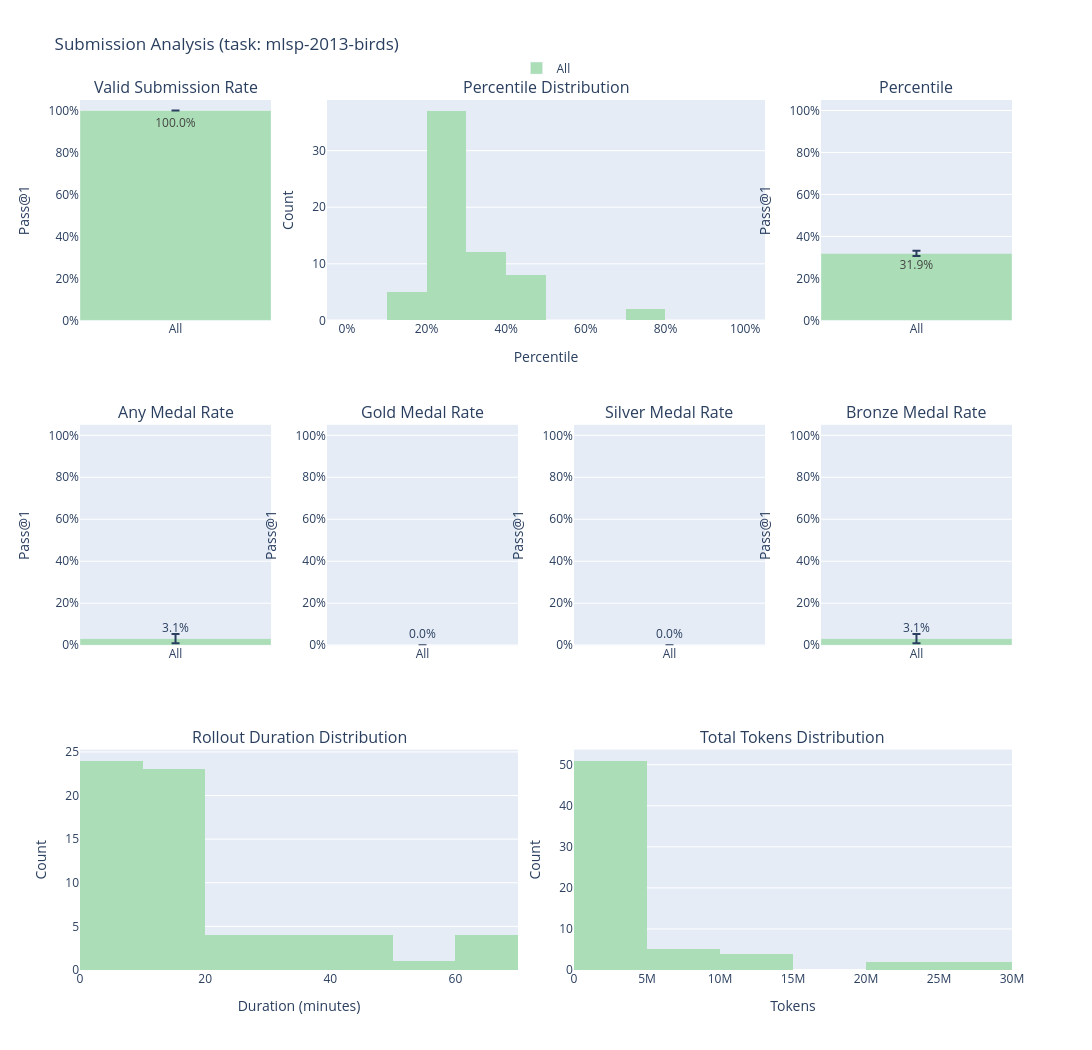
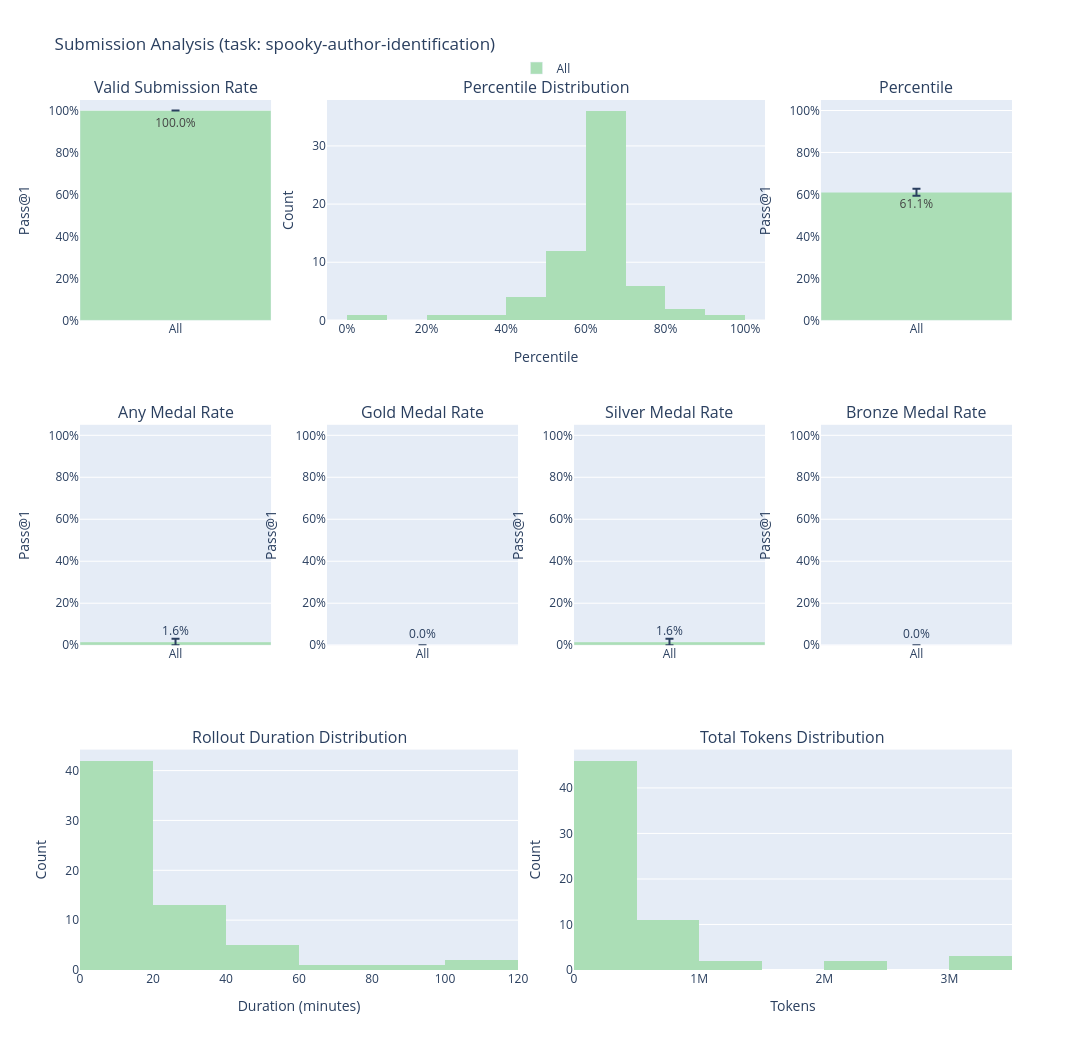

The code cell stored with these charts, in order, in its notebook:
### Code cell
# Plot metric distribution - SEPARATE plot for each task
# Get all unique task names
task_names = df_processed['task_name'].unique().tolist()
print(f"Found {len(task_names)} tasks: {task_names}")

# This will create a separate 7-panel plot for EACH task
plot_metric_distribution(df_processed, task_name=task_names, labels=["All"])

### Figure 1 — Plotly figure (JSON) as saved in the notebook; plotly's stock layout.template omitted (floating-point values rounded to 4 significant figures)
{"data": [{"error_y": {"array": [0], "type": "data", "visible": true}, "legendgroup": "All", "marker": {"color": "rgb(171,222,182)"}, "name": "All", "showlegend": true, "text": ["100.0%"], "textposition": "auto", "type": "bar", "x": ["All"], "xaxis": "x", "y": [100], "yaxis": "y"}, {"legendgroup": "All", "marker": {"color": "rgb(171,222,182)"}, "name": "All", "nbinsx": 10, "showlegend": false, "type": "histogram", "x": [0.284, 0.284, 0.2963, 0.4074, 0.284, 0.2222, 0.3457, 0.284, 0.3951, 0.284, 0.4074, 0.321, 0.2716, 0.284, 0.4074, 0.284, 0.4074, 0.3951, 0.284, 0.2716, 0.3333, 0.284, 0.284, 0.2963, 0.284, 0.3333, 0.3951, 0.284, 0.3457, 0.3457, 0.7654, 0.284, 0.2469, 0.284, 0.1975, 0.4938, 0.2716, 0.3333, 0.4074, 0.284, 0.284, 0.2716, 0.2716, 0.2716, 0.284, 0.284, 0.284, 0.284, 0.284, 0.7654, 0.284, 0.2716, 0.1728, 0.321, 0.284, 0.4074, 0.284, 0.4321, 0.1728, 0.2963, 0.284, 0.3951, 0.1852, 0.1852], "xaxis": "x2", "yaxis": "y2"}, {"error_y": {"array": [1.28], "type": "data", "visible": true}, "legendgroup": "All", "marker": {"color": "rgb(171,222,182)"}, "name": "All", "showlegend": false, "text": ["31.9%"], "textposition": "auto", "type": "bar", "x": ["All"], "xaxis": "x3", "y": [31.93], "yaxis": "y3"}, {"error_y": {"array": [2.175], "type": "data", "visible": true}, "legendgroup": "All", "marker": {"color": "rgb(171,222,182)"}, "name": "All", "showlegend": false, "text": ["3.1%"], "textposition": "outside", "type": "bar", "x": ["All"], "xaxis": "x4", "y": [3.125], "yaxis": "y4"}, {"error_y": {"array": [0], "type": "data", "visible": true}, "legendgroup": "All", "marker": {"color": "rgb(171,222,182)"}, "name": "All", "showlegend": false, "text": ["0.0%"], "textposition": "outside", "type": "bar", "x": ["All"], "xaxis": "x5", "y": [0], "yaxis": "y5"}, {"error_y": {"array": [0], "type": "data", "visible": true}, "legendgroup": "All", "marker": {"color": "rgb(171,222,182)"}, "name": "All", "showlegend": false, "text": ["0.0%"], "textposition": "outside", "type": "bar", "x": ["All"], "xaxis": "x6", "y": [0], "yaxis": "y6"}, {"error_y": {"array": [2.175], "type": "data", "visible": true}, "legendgroup": "All", "marker": {"color": "rgb(171,222,182)"}, "name": "All", "showlegend": false, "text": ["3.1%"], "textposition": "outside", "type": "bar", "x": ["All"], "xaxis": "x7", "y": [3.125], "yaxis": "y7"}, {"legendgroup": "All", "marker": {"color": "rgb(171,222,182)"}, "name": "All", "nbinsx": 10, "showlegend": false, "type": "histogram", "x": [3.944, 4.786, 4.67, 3.32, 9.692, 9.818, 9.919, 6.444, 10.81, 6.495, 12.84, 7.433, 14.85, 15.14, 10.28, 15.85, 6.012, 5.486, 7.361, 8.807, 8.054, 4.367, 10.41, 11.62, 5.994, 10.95, 16.01, 11.73, 15.23, 13.48, 6.063, 18.76, 8.932, 29.62, 19.81, 12.06, 31.46, 4.965, 11.7, 28.85, 24.72, 6.697, 7.676, 18.36, 5.821, 17.06, 8.196, 34.55, 10.97, 16.21, 47.04, 15.72, 49.69, 28.17, 18.55, 32.24, 42.02, 38.71, 41.94, 61.71, 67.92, 63.39, 55.88, 68.5], "xaxis": "x8", "yaxis": "y8"}, {"legendgroup": "All", "marker": {"color": "rgb(171,222,182)"}, "name": "All", "nbinsx": 10, "showlegend": false, "type": "histogram", "x": [356012, 565829, 236491, 253819, 935162, 1291598, 1438835, 582988, 850906, 479375, 1465279, 570248, 1982204, 1613737, 1758693, 1279053, 945001, 773996, 943888, 651439, 690982, 526899, 806697, 1626491, 399257, 848374, 2298006, 1253107, 2196191, 949261, 293299, 3238353, 1102441, 5840420, 1911492, 1331658, 6426868, 482697, 1451463, 1210548, 1590265, 523696, 650205, 3343878, 366051, 2515141, 528378, 9552588, 1016424, 1355858, 2298944, 2472567, 13617971, 5415176, 3382853, 6236036, 10238059, 10401821, 10644986, 2455958, 27268281, 24906024, 24006303, 29199973], "xaxis": "x9", "yaxis": "y9"}], "layout": {"annotations": [{"font": {"size": 16}, "showarrow": false, "text": "Valid Submission Rate", "x": 0.1025, "xanchor": "center", "xref": "paper", "y": 1, "yanchor": "bottom", "yref": "paper"}, {"font": {"size": 16}, "showarrow": false, "text": "Percentile Distribution", "x": 0.5, "xanchor": "center", "xref": "paper", "y": 1, "yanchor": "bottom", "yref": "paper"}, {"font": {"size": 16}, "showarrow": false, "text": "Percentile", "x": 0.8975, "xanchor": "center", "xref": "paper", "y": 1, "yanchor": "bottom", "yref": "paper"}, {"font": {"size": 16}, "showarrow": false, "text": "Any Medal Rate", "x": 0.1025, "xanchor": "center", "xref": "paper", "y": 0.6267, "yanchor": "bottom", "yref": "paper"}, {"font": {"size": 16}, "showarrow": false, "text": "Gold Medal Rate", "x": 0.3675, "xanchor": "center", "xref": "paper", "y": 0.6267, "yanchor": "bottom", "yref": "paper"}, {"font": {"size": 16}, "showarrow": false, "text": "Silver Medal Rate", "x": 0.6325, "xanchor": "center", "xref": "paper", "y": 0.6267, "yanchor": "bottom", "yref": "paper"}, {"font": {"size": 16}, "showarrow": false, "text": "Bronze Medal Rate", "x": 0.8975, "xanchor": "center", "xref": "paper", "y": 0.6267, "yanchor": "bottom", "yref": "paper"}, {"font": {"size": 16}, "showarrow": false, "text": "Rollout Duration Distribution", "x": 0.235, "xanchor": "center", "xref": "paper", "y": 0.2533, "yanchor": "bottom", "yref": "paper"}, {"font": {"size": 16}, "showarrow": false, "text": "Total Tokens Distribution", "x": 0.765, "xanchor": "center", "xref": "paper", "y": 0.2533, "yanchor": "bottom", "yref": "paper"}], "barmode": "group", "height": 1050, "legend": {"orientation": "h", "x": 0.5, "xanchor": "center", "y": 1.02, "yanchor": "bottom"}, "showlegend": true, "title": {"text": "Submission Analysis (task: mlsp-2013-birds)"}, "width": 1400, "xaxis": {"anchor": "y", "domain": [0, 0.205]}, "xaxis2": {"anchor": "y2", "domain": [0.265, 0.735], "range": [-0.05, 1.05], "tickformat": ".0%", "title": {"text": "Percentile"}}, "xaxis3": {"anchor": "y3", "domain": [0.795, 1]}, "xaxis4": {"anchor": "y4", "domain": [0, 0.205]}, "xaxis5": {"anchor": "y5", "domain": [0.265, 0.47]}, "xaxis6": {"anchor": "y6", "domain": [0.53, 0.735]}, "xaxis7": {"anchor": "y7", "domain": [0.795, 1]}, "xaxis8": {"anchor": "y8", "domain": [0, 0.47], "title": {"text": "Duration (minutes)"}}, "xaxis9": {"anchor": "y9", "domain": [0.53, 1], "title": {"text": "Tokens"}}, "yaxis": {"anchor": "x", "domain": [0.7467, 1], "range": [0, 105], "ticksuffix": "%", "title": {"text": "Pass@1"}}, "yaxis2": {"anchor": "x2", "domain": [0.7467, 1], "title": {"text": "Count"}}, "yaxis3": {"anchor": "x3", "domain": [0.7467, 1], "range": [0, 105], "ticksuffix": "%", "title": {"text": "Pass@1"}}, "yaxis4": {"anchor": "x4", "domain": [0.3733, 0.6267], "range": [0, 105], "ticksuffix": "%", "title": {"text": "Pass@1"}}, "yaxis5": {"anchor": "x5", "domain": [0.3733, 0.6267], "range": [0, 105], "ticksuffix": "%", "title": {"text": "Pass@1"}}, "yaxis6": {"anchor": "x6", "domain": [0.3733, 0.6267], "range": [0, 105], "ticksuffix": "%", "title": {"text": "Pass@1"}}, "yaxis7": {"anchor": "x7", "domain": [0.3733, 0.6267], "range": [0, 105], "ticksuffix": "%", "title": {"text": "Pass@1"}}, "yaxis8": {"anchor": "x8", "domain": [0, 0.2533], "title": {"text": "Count"}}, "yaxis9": {"anchor": "x9", "domain": [0, 0.2533], "title": {"text": "Count"}}}}

### Figure 2 — Plotly figure (JSON) as saved in the notebook; plotly's stock layout.template omitted (floating-point values rounded to 4 significant figures)
{"data": [{"error_y": {"array": [0], "type": "data", "visible": true}, "legendgroup": "All", "marker": {"color": "rgb(171,222,182)"}, "name": "All", "showlegend": true, "text": ["100.0%"], "textposition": "auto", "type": "bar", "x": ["All"], "xaxis": "x", "y": [100], "yaxis": "y"}, {"legendgroup": "All", "marker": {"color": "rgb(171,222,182)"}, "name": "All", "nbinsx": 10, "showlegend": false, "type": "histogram", "x": [0.7399, 0.6087, 0.6345, 0.6111, 0.5056, 0.7279, 0.5773, 0.3688, 0.5129, 0.6087, 0.6006, 0.6675, 0.4283, 0.6176, 0.6844, 0.6634, 0.8333, 0.6288, 0.4573, 0.6288, 0.5121, 0.7641, 0.5185, 0.6224, 0.632, 0.8357, 0.6272, 0.6272, 0.6272, 0.6425, 0.6296, 0.6457, 0.4533, 0.6828, 0.6272, 0.5604, 0.2593, 0.5016, 0.9517, 0.7729, 0.5958, 0.00161, 0.7689, 0.6208, 0.5435, 0.6047, 0.6852, 0.6393, 0.475, 0.6626, 0.5169, 0.6506, 0.6763, 0.657, 0.6006, 0.6288, 0.5862, 0.6538, 0.6345, 0.649, 0.6795, 0.6449, 0.5741, 0.7415], "xaxis": "x2", "yaxis": "y2"}, {"error_y": {"array": [1.647], "type": "data", "visible": true}, "legendgroup": "All", "marker": {"color": "rgb(171,222,182)"}, "name": "All", "showlegend": false, "text": ["61.1%"], "textposition": "auto", "type": "bar", "x": ["All"], "xaxis": "x3", "y": [61.08], "yaxis": "y3"}, {"error_y": {"array": [1.55], "type": "data", "visible": true}, "legendgroup": "All", "marker": {"color": "rgb(171,222,182)"}, "name": "All", "showlegend": false, "text": ["1.6%"], "textposition": "outside", "type": "bar", "x": ["All"], "xaxis": "x4", "y": [1.562], "yaxis": "y4"}, {"error_y": {"array": [0], "type": "data", "visible": true}, "legendgroup": "All", "marker": {"color": "rgb(171,222,182)"}, "name": "All", "showlegend": false, "text": ["0.0%"], "textposition": "outside", "type": "bar", "x": ["All"], "xaxis": "x5", "y": [0], "yaxis": "y5"}, {"error_y": {"array": [1.55], "type": "data", "visible": true}, "legendgroup": "All", "marker": {"color": "rgb(171,222,182)"}, "name": "All", "showlegend": false, "text": ["1.6%"], "textposition": "outside", "type": "bar", "x": ["All"], "xaxis": "x6", "y": [1.562], "yaxis": "y6"}, {"error_y": {"array": [0], "type": "data", "visible": true}, "legendgroup": "All", "marker": {"color": "rgb(171,222,182)"}, "name": "All", "showlegend": false, "text": ["0.0%"], "textposition": "outside", "type": "bar", "x": ["All"], "xaxis": "x7", "y": [0], "yaxis": "y7"}, {"legendgroup": "All", "marker": {"color": "rgb(171,222,182)"}, "name": "All", "nbinsx": 10, "showlegend": false, "type": "histogram", "x": [3.545, 3.685, 3.901, 4.091, 5.115, 5.424, 5.532, 5.48, 6.738, 7.194, 7.628, 9.068, 9.34, 9.42, 9.953, 9.966, 10.86, 11.16, 5.42, 11.7, 4.768, 12.66, 13.52, 14.28, 14.71, 14.86, 3.368, 16.84, 6.224, 9.581, 11.78, 22.14, 22.61, 13.55, 21.51, 12.09, 11.65, 30.62, 30.79, 13.35, 3.852, 19.35, 13.27, 5.85, 8.226, 25.3, 14.46, 7.144, 26.24, 29.53, 46.49, 22.82, 50.32, 26.4, 36.56, 30.66, 31.62, 49.82, 47.72, 79.59, 58.83, 91.98, 112.8, 110.3], "xaxis": "x8", "yaxis": "y8"}, {"legendgroup": "All", "marker": {"color": "rgb(171,222,182)"}, "name": "All", "nbinsx": 10, "showlegend": false, "type": "histogram", "x": [37917, 43125, 36487, 46731, 223671, 51146, 64922, 106175, 69298, 356432, 143191, 201166, 439619, 230069, 247918, 474939, 80046, 422441, 90978, 142128, 39189, 541653, 106496, 387754, 229734, 319042, 36625, 418192, 49261, 252929, 210179, 256644, 2356823, 159775, 297673, 533796, 135359, 3259240, 295644, 251718, 125049, 1041336, 588314, 50748, 254790, 939092, 257176, 137422, 3233014, 912238, 3110906, 628152, 890234, 248861, 752105, 361248, 2297646, 761567, 1399852, 115803, 289175, 908824, 274636, 640540], "xaxis": "x9", "yaxis": "y9"}], "layout": {"annotations": [{"font": {"size": 16}, "showarrow": false, "text": "Valid Submission Rate", "x": 0.1025, "xanchor": "center", "xref": "paper", "y": 1, "yanchor": "bottom", "yref": "paper"}, {"font": {"size": 16}, "showarrow": false, "text": "Percentile Distribution", "x": 0.5, "xanchor": "center", "xref": "paper", "y": 1, "yanchor": "bottom", "yref": "paper"}, {"font": {"size": 16}, "showarrow": false, "text": "Percentile", "x": 0.8975, "xanchor": "center", "xref": "paper", "y": 1, "yanchor": "bottom", "yref": "paper"}, {"font": {"size": 16}, "showarrow": false, "text": "Any Medal Rate", "x": 0.1025, "xanchor": "center", "xref": "paper", "y": 0.6267, "yanchor": "bottom", "yref": "paper"}, {"font": {"size": 16}, "showarrow": false, "text": "Gold Medal Rate", "x": 0.3675, "xanchor": "center", "xref": "paper", "y": 0.6267, "yanchor": "bottom", "yref": "paper"}, {"font": {"size": 16}, "showarrow": false, "text": "Silver Medal Rate", "x": 0.6325, "xanchor": "center", "xref": "paper", "y": 0.6267, "yanchor": "bottom", "yref": "paper"}, {"font": {"size": 16}, "showarrow": false, "text": "Bronze Medal Rate", "x": 0.8975, "xanchor": "center", "xref": "paper", "y": 0.6267, "yanchor": "bottom", "yref": "paper"}, {"font": {"size": 16}, "showarrow": false, "text": "Rollout Duration Distribution", "x": 0.235, "xanchor": "center", "xref": "paper", "y": 0.2533, "yanchor": "bottom", "yref": "paper"}, {"font": {"size": 16}, "showarrow": false, "text": "Total Tokens Distribution", "x": 0.765, "xanchor": "center", "xref": "paper", "y": 0.2533, "yanchor": "bottom", "yref": "paper"}], "barmode": "group", "height": 1050, "legend": {"orientation": "h", "x": 0.5, "xanchor": "center", "y": 1.02, "yanchor": "bottom"}, "showlegend": true, "title": {"text": "Submission Analysis (task: spooky-author-identification)"}, "width": 1400, "xaxis": {"anchor": "y", "domain": [0, 0.205]}, "xaxis2": {"anchor": "y2", "domain": [0.265, 0.735], "range": [-0.05, 1.05], "tickformat": ".0%", "title": {"text": "Percentile"}}, "xaxis3": {"anchor": "y3", "domain": [0.795, 1]}, "xaxis4": {"anchor": "y4", "domain": [0, 0.205]}, "xaxis5": {"anchor": "y5", "domain": [0.265, 0.47]}, "xaxis6": {"anchor": "y6", "domain": [0.53, 0.735]}, "xaxis7": {"anchor": "y7", "domain": [0.795, 1]}, "xaxis8": {"anchor": "y8", "domain": [0, 0.47], "title": {"text": "Duration (minutes)"}}, "xaxis9": {"anchor": "y9", "domain": [0.53, 1], "title": {"text": "Tokens"}}, "yaxis": {"anchor": "x", "domain": [0.7467, 1], "range": [0, 105], "ticksuffix": "%", "title": {"text": "Pass@1"}}, "yaxis2": {"anchor": "x2", "domain": [0.7467, 1], "title": {"text": "Count"}}, "yaxis3": {"anchor": "x3", "domain": [0.7467, 1], "range": [0, 105], "ticksuffix": "%", "title": {"text": "Pass@1"}}, "yaxis4": {"anchor": "x4", "domain": [0.3733, 0.6267], "range": [0, 105], "ticksuffix": "%", "title": {"text": "Pass@1"}}, "yaxis5": {"anchor": "x5", "domain": [0.3733, 0.6267], "range": [0, 105], "ticksuffix": "%", "title": {"text": "Pass@1"}}, "yaxis6": {"anchor": "x6", "domain": [0.3733, 0.6267], "range": [0, 105], "ticksuffix": "%", "title": {"text": "Pass@1"}}, "yaxis7": {"anchor": "x7", "domain": [0.3733, 0.6267], "range": [0, 105], "ticksuffix": "%", "title": {"text": "Pass@1"}}, "yaxis8": {"anchor": "x8", "domain": [0, 0.2533], "title": {"text": "Count"}}, "yaxis9": {"anchor": "x9", "domain": [0, 0.2533], "title": {"text": "Count"}}}}
